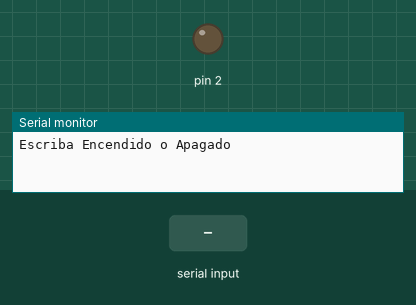
Bench run of a sketch on a simulated Arduino Uno, built with avr-gcc and run on an emulated ATmega328P. Parts: output pins drawn as LEDs (lit = HIGH), the last lines printed to the serial monitor. The inputs (shaded band) are chosen by the test bench.

Above: at 1.2 s.
1.3 s: "Encendido" received over Serial
At 2.7 s:
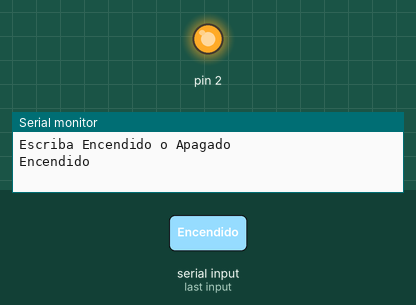
3.8 s: "Apagado" received over Serial
At 5.7 s:
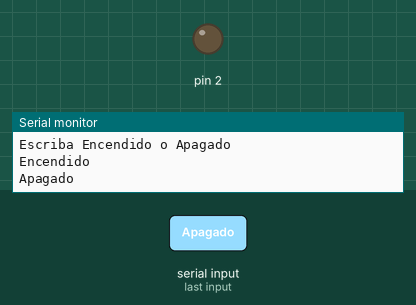
Timing chart, 0 to 7.2 s (numbered marks = the images above; inputs shaded):
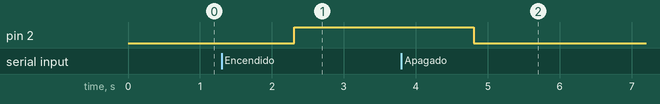

Measured:
- after the input at 1.3 s, pin 2: LOW → HIGH after 1.0 s
- after the input at 3.8 s, pin 2: HIGH → LOW after 1.0 s

The sketch:

Punto_2_Ejercicios_puerto_serial.ino
```cpp
String aa;

void setup(){
  pinMode(2,OUTPUT);
Serial.begin(9600);
  Serial.println("Escriba Encendido o Apagado");
}

void loop()
{
    while(Serial.available() > 0) {
      aa = Serial.readString();
      Serial.println(aa);

      if (aa == "Encendido") {
        digitalWrite(2, HIGH);
      }
      else if (aa == "Apagado"){digitalWrite(2, LOW);}
    }
}
```
